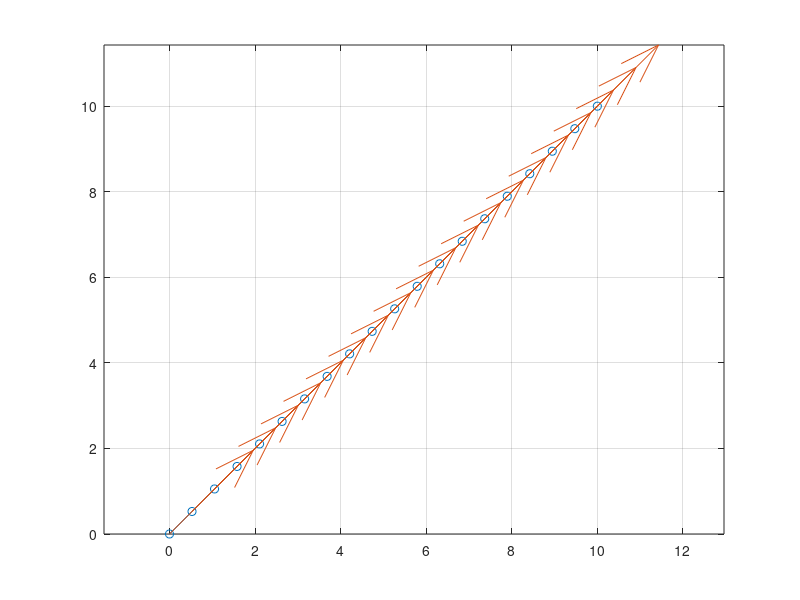
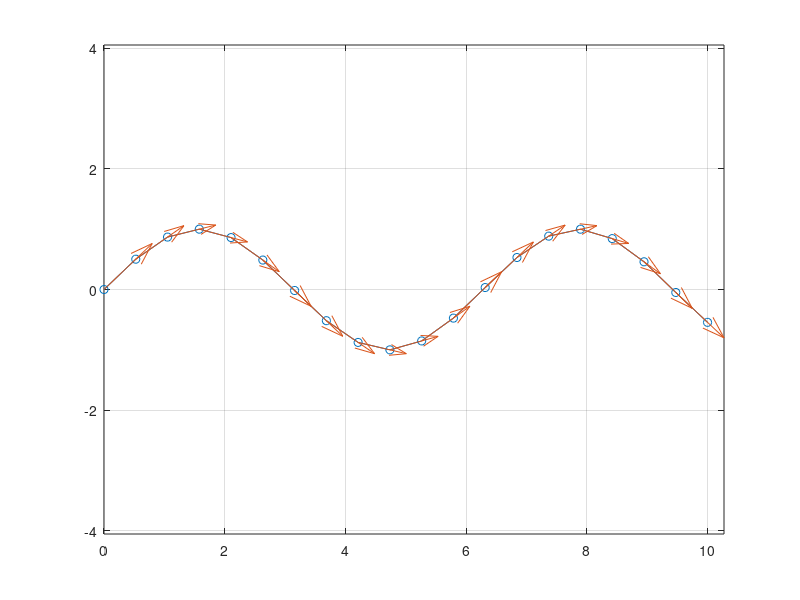
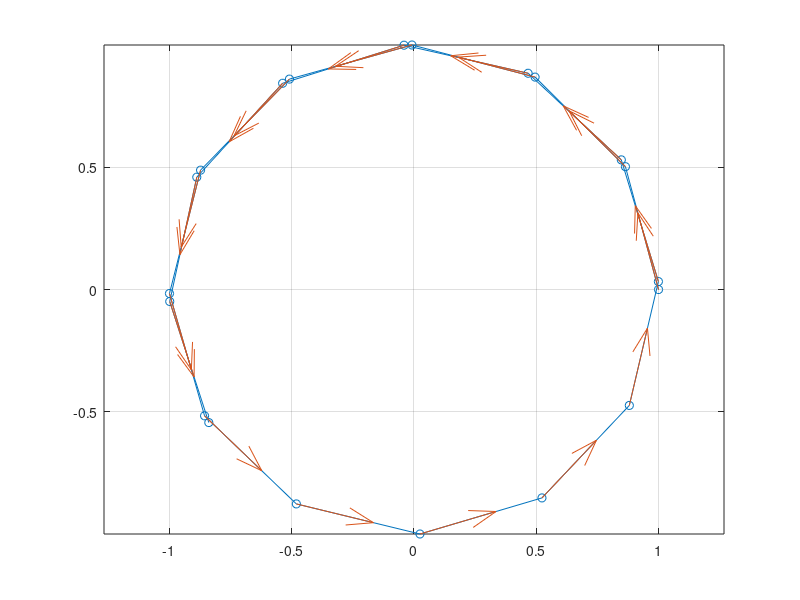

Source code (MATLAB) for these figures, in order:
clc;clear;close all;
%% 输出文件
outFile = "trajectory.txt";
fid = fopen(outFile, "w");
if fid == -1
    error("无法创建输出文件 %s", outFile);
end

%时间离散
t=linspace(0,10,20);
%1.直线轨迹
x1=t;
y1=t;

vx1=diff(x1);
vy1=diff(y1);

figure;
plot(x1,y1,"o-");
hold on;
quiver(x1(1:end-1),y1(1:end-1),vx1,vy1);

axis equal;
grid on;

state1= [x1(1:end-1).',y1(1:end-1).',vx1.',vy1.'];

disp("Line States:");
disp(state1);

% 写入文件: x y vx vy (每行一个状态点)
for i = 1:size(state1, 1)
    fprintf(fid, "%.6f %.6f %.6f %.6f\n", state1(i,1), state1(i,2), state1(i,3), state1(i,4));
end

%% -----------------------------
%% 2. Sin轨迹
x2 = t;
y2 = sin(t);

vx2 = diff(x2);
vy2 = diff(y2);

figure;
plot(x2,y2,"o-");
hold on;
quiver(x2(1:end-1), y2(1:end-1), vx2, vy2, 0.5);

axis equal;
grid on;

states2 = [x2(1:end-1).', y2(1:end-1).', vx2.', vy2.'];

disp("Sin States:");
disp(states2);

% 写入文件
for i = 1:size(states2, 1)
    fprintf(fid, "%.6f %.6f %.6f %.6f\n", states2(i,1), states2(i,2), states2(i,3), states2(i,4));
end

%% -----------------------------
%% 3. 圆轨迹
x3 = cos(t);
y3 = sin(t);

vx3 = diff(x3);
vy3 = diff(y3);

figure;
plot(x3,y3,"o-");
hold on;
quiver(x3(1:end-1), y3(1:end-1), vx3, vy3, 0.5);

axis equal;
grid on;

states3 = [x3(1:end-1).', y3(1:end-1).', vx3.', vy3.'];

disp("Circle States:");
disp(states3);

% 写入文件
for i = 1:size(states3, 1)
    fprintf(fid, "%.6f %.6f %.6f %.6f\n", states3(i,1), states3(i,2), states3(i,3), states3(i,4));
end

%% 关闭文件
fclose(fid);
fprintf("状态向量已写入 %s (%d 行)\n", outFile, ...
    size(state1,1) + size(states2,1) + size(states3,1));

disp("完成！");
